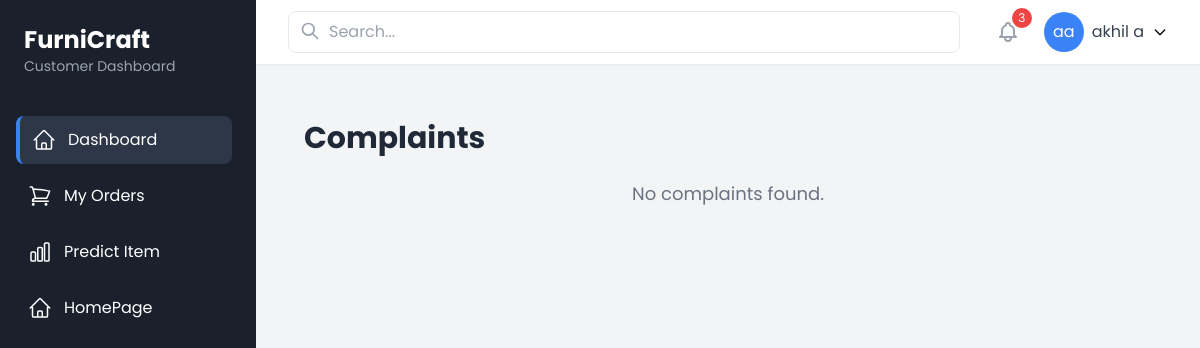
Page /view-complaints/ (signed in) on the committed database.
### authentication/models.py (models this page shows, shortened)
class CustomUser(AbstractUser):
    ROLE_CHOICES = [
        ("admin", "Admin"),
        ("customer", "Customer"),
        ("seller", "Seller"),
        ("delivery_guy", "Delivery Guy"),
    ]
    role = models.CharField(max_length=20, choices=ROLE_CHOICES, default="customer")
    groups = models.ManyToManyField(Group, related_name="customuser_groups", blank=True)
    user_permissions = models.ManyToManyField(Permission, related_name="customuser_permissions", blank=True)

### authentication/views.py (the view)
# urls.py: path("view-complaints/", view_complaints, name="view_complaints"),
@login_required
def view_complaints(request):
    if request.user.is_superuser:  # Admin
        complaints = Complaint.objects.all()
    elif hasattr(request.user, 'seller'):  # Seller
        complaints = Complaint.objects.filter(order__seller=request.user.seller)
    else:
        complaints = Complaint.objects.none()  # Unauthorized users get no complaints
    return render(request, "view_complaints.html", {"complaints": complaints})

### authentication/context_processors.py (called while the page is built)
def base_template_processor(request):
    base_template = None
    if request.user.is_authenticated:
        user_role = request.user.role
        base_templates = {
            "admin": "base/admin_base.html",
            "customer": "base/customer_base.html",
            "seller": "base/seller_base.html",
            "delivery_guy": "base/delivery_base.html",
        }
        base_template = base_templates.get(user_role, base_template)
    return {"base_template": base_template}

### templates/view_complaints.html
{% extends base_template %}
{% block content %}
<div class="container mx-auto px-4 py-8">
    <h2 class="text-3xl font-bold text-gray-800 mb-6">Complaints</h2>
    {% if complaints %}
    <div class="bg-white p-6 shadow-lg rounded-lg overflow-x-auto">
        <table class="w-full border border-gray-300 rounded-lg">
            <thead>
                <tr class="bg-gray-100 text-gray-700 uppercase text-sm leading-normal">
                    <th class="px-6 py-3 text-left">Complaint ID</th>
                    <th class="px-6 py-3 text-left">Order ID</th>
                    <th class="px-6 py-3 text-left">Customer</th>
                    <th class="px-6 py-3 text-left">Message</th>
                    <th class="px-6 py-3 text-left">Response</th>
                    <th class="px-6 py-3 text-left">Created At</th>
                </tr>
            </thead>
            <tbody class="text-gray-600 text-sm">
                {% for complaint in complaints %}
                <tr class="border-b hover:bg-gray-50 transition">
                    <td class="px-6 py-4 font-medium">{{ complaint.complaint_id }}</td>
                    <td class="px-6 py-4">{{ complaint.order.order_id }}</td>
                    <td class="px-6 py-4">{{ complaint.customer.username }}</td>
                    <td class="px-6 py-4">{{ complaint.message }}</td>
                    <td class="px-6 py-4">
                        {% if complaint.response %}
                            <span class="text-green-600 font-medium">{{ complaint.response }}</span>
                        {% else %}
                            <span class="bg-yellow-100 text-yellow-800 text-xs font-semibold px-3 py-1 rounded-lg">
                                No response yet
                            </span>
                        {% endif %}
                    </td>
                    <td class="px-6 py-4">{{ complaint.created_at|date:"Y-m-d H:i" }}</td>
                </tr>
                {% endfor %}
            </tbody>
        </table>
    </div>
    {% else %}
    <p class="text-gray-500 text-lg text-center mt-6">No complaints found.</p>
    {% endif %}
</div>
{% endblock %}

### templates/base/customer_base.html (shortened to what this page needs)
<!DOCTYPE html>
<html lang="en">
<head>
    <script src="https://cdn.tailwindcss.com"></script>
</head>
<body class="bg-gray-100">
    <div class="min-h-screen flex">
        <aside class="dashboard-sidebar w-64 fixed top-0 left-0 text-white h-screen overflow-hidden flex flex-col">
            <div class="p-6">
                <h2 class="text-2xl font-bold">FurniCraft</h2>
                <p class="text-gray-400 text-sm">Customer Dashboard</p>
            </div>
            <nav class="mt-4 flex-1 overflow-y-auto pr-2 pb-8">
                <div class="px-4 space-y-2">
                    <a href="{% url 'customer_dashboard' %}" class="nav-link active flex items-center space-x-3 p-3 rounded-lg">
                        <span>Dashboard</span>
                    </a>
                    <a href="{% url 'track_orders' %}" class="nav-link flex items-center space-x-3 p-3 rounded-lg">
                        <span>My Orders</span>
                    </a>
                    <a href="{% url 'track_orders' %}" class="nav-link flex items-center space-x-3 p-3 rounded-lg">
                        <span>Predict Item</span>
                    </a>
                    <a href="{% url 'customer_list' %}" class="nav-link flex items-center space-x-3 p-3 rounded-lg">
                        <span>HomePage</span>
                    </a>
                </div>
            </nav>
        </aside>
        <div class="flex-1 ml-64">
            <nav class="bg-white shadow-sm">
                <div class="max-w-7xl mx-auto px-4 sm:px-6 lg:px-8">
                    <div class="flex justify-between h-16 items-center">
                        <div class="flex-1 max-w-2xl">
                            <div class="relative">
                                <input type="search"
                                       class="w-full pl-10 pr-4 py-2 rounded-lg border border-gray-200 focus:border-blue-500 focus:outline-none"
                                       placeholder="Search...">
                                <div class="absolute left-3 top-2.5">
                                    <svg class="w-5 h-5 text-gray-400" fill="none" stroke="currentColor" viewBox="0 0 24 24">
                                        <path stroke-linecap="round" stroke-linejoin="round" stroke-width="2" d="M21 21l-6-6m2-5a7 7 0 11-14 0 7 7 0 0114 0z" />
                                    </svg>
                                </div>
                            </div>
                        </div>
                        <div class="flex items-center space-x-4">
                            <button class="p-2 text-gray-400 hover:text-gray-500 relative">
                                <span class="absolute -top-1 -right-1 bg-red-500 text-white rounded-full w-5 h-5 text-xs flex items-center justify-center">3</span>
                            </button>
                            <div class="relative" x-data="{ open: false }">
                                <button @click="open = !open" class="flex items-center space-x-2">
                                    <div class="w-10 h-10 rounded-full bg-blue-500 flex items-center justify-center text-white">
                                        {{ request.user.first_name.0 }}{{ request.user.last_name.0 }}
                                    </div>
                                    <span class="text-gray-700">{{ request.user.get_full_name }}</span>
                                    <svg class="w-4 h-4" fill="none" stroke="currentColor" viewBox="0 0 24 24">
                                        <path stroke-linecap="round" stroke-linejoin="round" stroke-width="2" d="M19 9l-7 7-7-7" />
                                    </svg>
                                </button>
                            </div>
                        </div>
                    </div>
                </div>
            </nav>
            <main class="max-w-7xl mx-auto px-4 sm:px-6 lg:px-8 py-6">
                {% block content %}{% endblock %}
            </main>
        </div>
    </div>
</body>
</html>

### templates/base/customer_base.html (style rules this page uses)
* { font-family: 'Poppins', sans-serif; }
.dashboard-sidebar { background: #1a202c; transition: all 0.3s; }
.nav-link.active { background: #2d3748; border-left: 4px solid #3b82f6; }

### rows in the picture
CustomUser: user.first_name.0 "a", user.last_name.0 "a", user.get_full_name "akhil a"
